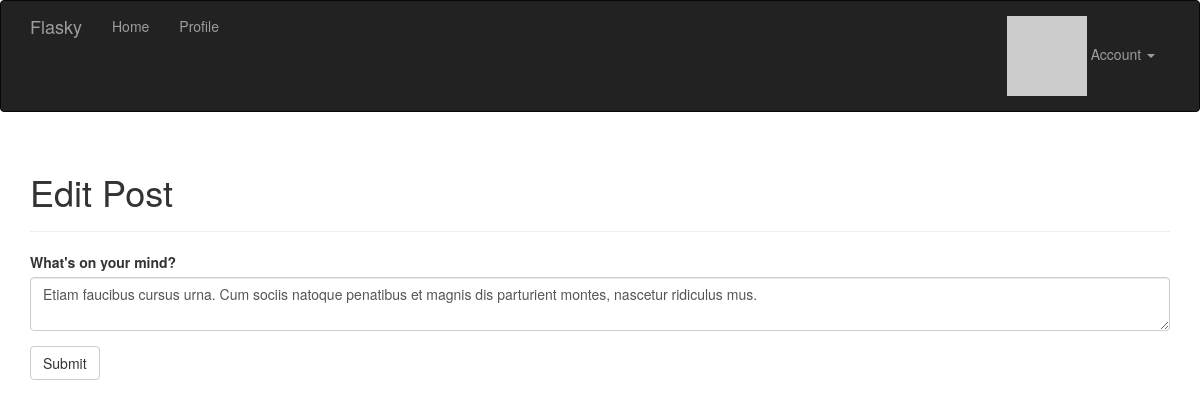
The page /edit/264 (signed in) on the database as committed earlier.
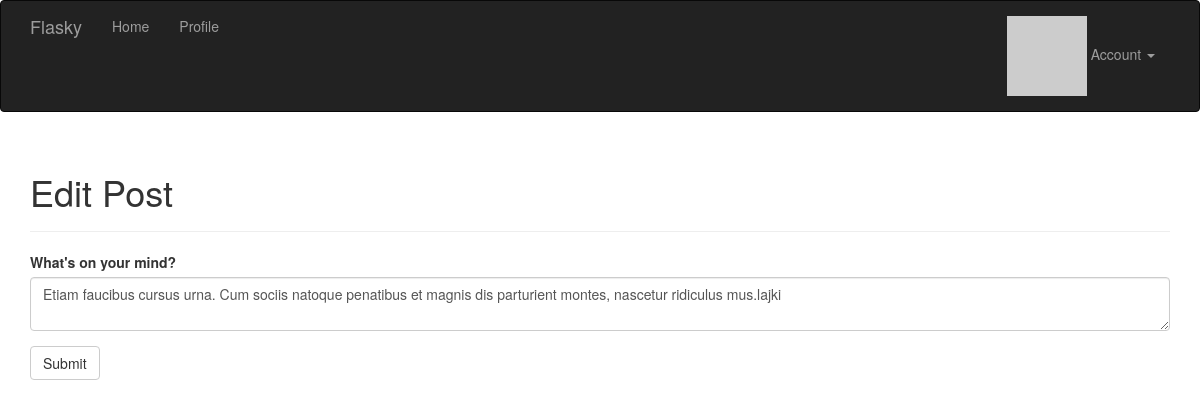
The same page on the database as committed later.
### app/models.py (models this page shows, shortened)
class Post(db.Model):
    __tablename__ = 'posts'
    id = db.Column(db.Integer, primary_key=True)
    body = db.Column(db.Text)
    body_html = db.Column(db.Text)
    timestamp = db.Column(db.DateTime, index=True, default=datetime.utcnow)
    author_id = db.Column(db.Integer, db.ForeignKey('users.id'))

### app/main/views.py (the view)
@main.route('/edit/<int:id>', methods=['GET', 'POST'])
@login_required
def edit(id):
    post = Post.query.get_or_404(id)
    if current_user != post.author and \
        not current_user.can(Permission.ADMINISTER):
        abort(403)
    form = PostForm()
    if form.validate_on_submit():
        post.body = form.body.data
        db.session.add(post)
        flash('The post has been updated.')
        return redirect(url_for('.post', id=post.id))
    form.body.data = post.body
    return render_template('edit_post.html',form=form)

### app/main/forms.py
class PostForm(Form):
    body = PageDownField("What's on your mind?",validators=[Required()])
    submit = SubmitField('Submit')

### app/auth/views.py (called while the page is built)
@auth.before_app_request
def before_request():
    if current_user.is_authenticated:
        current_user.ping
        if not current_user.confirmed \
                and request.endpoint[:5] != 'auth.' \
                and request.endpoint != 'static':
            return redirect(url_for('auth.unconfirmed'))

### app/main/__init__.py (called while the page is built)
@main.app_context_processor
def inject_permissions():
	return dict(Permission=Permission)

### app/models.py (called while the page is built)
@login_manager.user_loader
def load_user(user_id):
    return User.query.get(int(user_id))

    def gravatar(self, size=100, default='identicon', rating='g'):
        if request.is_secure:
            url = 'https://secure.gravatar.com/avatar'
        else:
            url = 'http://www.gravatar.com/avatar'
        hash = self.avatar_hash or hashlib.md5(
            self.email.encode('utf-8')).hexdigest()
        return '{url}/{hash}?s={size}&d={default}&r={rating}'.format(
            url=url, hash=hash, size=size, default=default, rating=rating)

### app/templates/edit_post.html (shortened to what this page needs)
{% extends "base.html" %}
{% import "bootstrap/wtf.html" as wtf %}
{% block page_content %}
<div class="page-header">
	<h1>Edit Post</h1>
</div>
<div>
	{{ wtf.quick_form(form) }}
</div>
{% endblock %}

Rows that differ between the two databases and show on the page:
changed Post: body "Etiam faucibus cursus urna. Cum sociis natoque penatibus et magnis dis parturient montes, nascetur ridiculus mus." → "Etiam faucibus cursus urna. Cum sociis natoque penatibus et magnis dis parturient montes, nascetur ridiculus mus.lajki"
